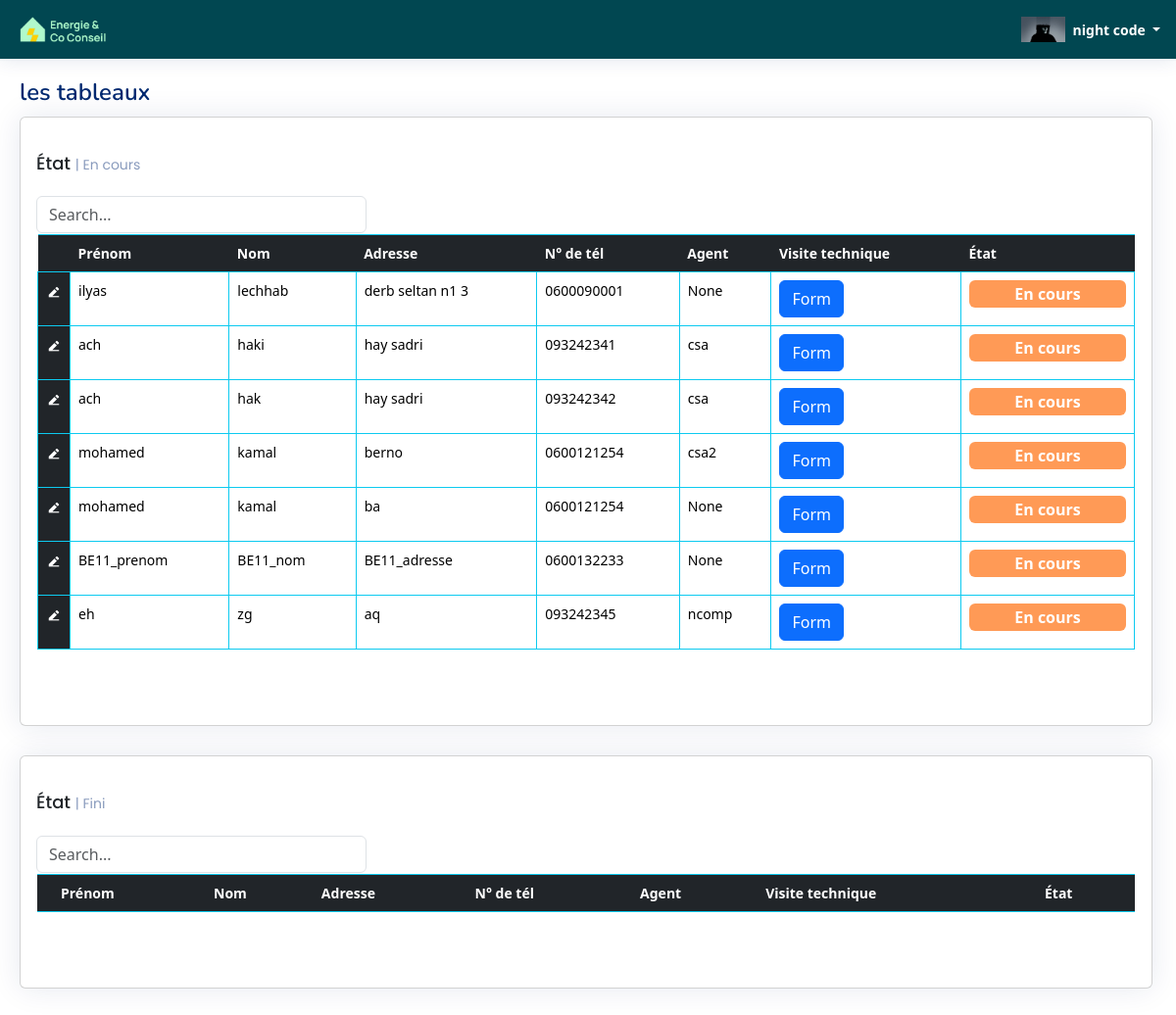
Page /VT/ (signed in) on the earlier database version.
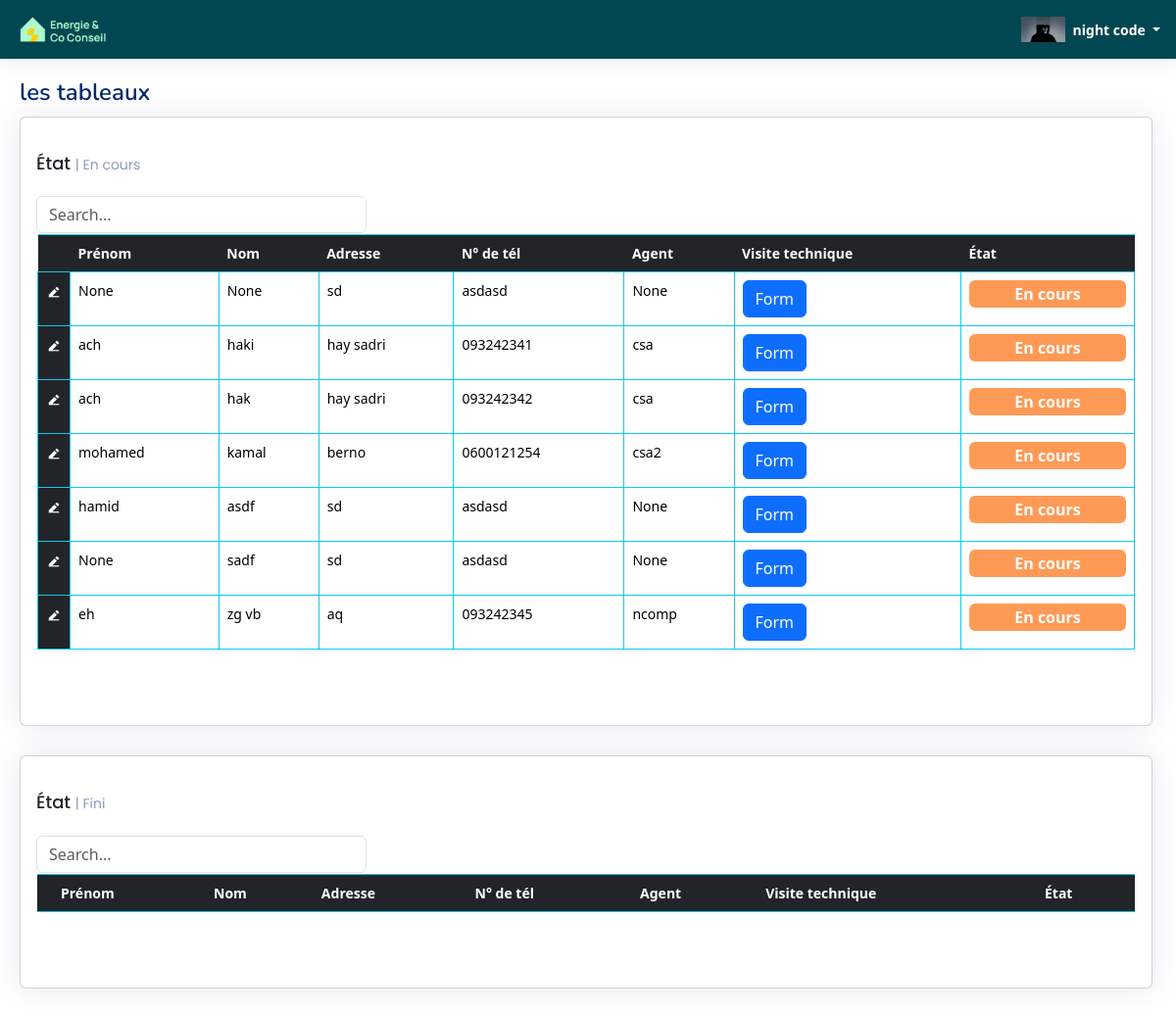
Same page on the later database version.
### ERapp/models.py (models this page shows, shortened)
class USER(AbstractBaseUser, PermissionsMixin):
    email = models.EmailField(unique=True)
    first_name = models.CharField(max_length=30, blank=True, null=True)
    last_name = models.CharField(max_length=30, blank=True, null=True)
    role = models.CharField(max_length=255, blank=True, null=True)
    agent = models.CharField(max_length=30, blank=True, null=True)
    num = models.CharField(max_length=30, blank=True, null=True)
    is_active = models.BooleanField(default=True)
    is_staff = models.BooleanField(default=False)
    is_superuser = models.BooleanField(default=False)
    profile_pic = models.ImageField(blank=True, upload_to='uploads/profilePic',default='uploads/default_user_avatar.png')
    date_joined = models.DateTimeField(default=timezone.now)
    last_login = models.DateTimeField(blank=True, null=True)
    user_id = models.CharField(max_length=255,blank=True, null=True)
    be = models.BooleanField(default=False)
    ai = models.BooleanField(default=False)
    com_name = models.CharField(max_length=255,blank=True, null=True)
    objects = CustomUserManager()
    USERNAME_FIELD = 'email'
    REQUIRED_FIELDS = ['first_name', 'last_name']

class TableData001(models.Model):
    cell_id = models.CharField(max_length=255,blank=True)
    firstname = models.CharField(max_length=255,blank=True)
    lastname = models.CharField(max_length=255,blank=True)
    address = models.CharField(max_length=255,blank=True)
    email = models.CharField(max_length=255,blank=True)
    num = models.CharField(max_length=255,blank=True)
    precaite = models.CharField(max_length=255,blank=True)
    vt = models.FileField(upload_to='uploads/files',blank=True)
    etat_vt = models.CharField(default="En cours",max_length=255,blank=True)
    etat = models.CharField(default="A realiser",max_length=255,blank=True)
    tp = models.CharField(max_length=255,blank=True)
    auditV1 = models.FileField(upload_to='uploads/files/%Y/%m/%d/',blank=True)
    auditV2 = models.FileField(upload_to='uploads/files/%Y/%m/%d/',blank=True)
    auditV3 = models.FileField(upload_to='uploads/files/%Y/%m/%d/',blank=True)
    cofrac = models.CharField(max_length=255,blank=True)
    paiement = models.BooleanField(default=False)
    auditeur = models.CharField(max_length=255,blank=True)
    agent= models.CharField(max_length=255,blank=True,null=True)
    bureau_d_etude = models.CharField(max_length=255,blank=True,null=True)
    be = models.BooleanField(default=False)
    ai = models.BooleanField(default=False)
    creation_time = models.DateTimeField(auto_now_add=True, blank = True)
    Envoye_time = models.DateTimeField(null=True, blank=True, default=None)
    Envoye_time_checker = models.BooleanField(default=False)
    fini_time = models.DateTimeField(null=True, blank=True, default=None)
    fini_time_checker = models.BooleanField(default=False)

### ERapp/views.py (the view)
# urls.py: path('VT/', VT_Page,name="VT"),
@login_required
def VT_Page(request):
    table_index=[{'index':1,'state':"En cours"},
                 {'index':2,'state':"Fini"}]
    data = TableData001.objects.all()
    return render(request, 'html/VTPage.html', { 'data': data,'table_index':table_index })

### ERapp/templates/html/VTPage.html (shortened to what this page needs)
{% load static %}
<!DOCTYPE html>
<html lang="fr">
<head>
  <link rel="stylesheet" href="https://cdnjs.cloudflare.com/ajax/libs/font-awesome/5.15.3/css/all.min.css">
  <link href="{% static 'css/style.css' %}" rel="stylesheet" type="text/css">
  <link href="{% static 'vendor/bootstrap/css/bootstrap.min.css' %}" rel="stylesheet">
  <link href="{% static 'vendor/bootstrap-icons/bootstrap-icons.css' %}" rel="stylesheet">
  <link href="{% static 'vendor/boxicons/css/boxicons.min.css' %}" rel="stylesheet">
  <link href="{% static 'vendor/quill/quill.snow.css' %}" rel="stylesheet">
  <link href="{% static 'vendor/quill/quill.bubble.css' %}" rel="stylesheet">
  <link href="{% static 'vendor/remixicon/remixicon.css' %}" rel="stylesheet">
  <link href="{% static 'vendor/simple-datatables/style.css' %}" rel="stylesheet">
</head>
<body >
  {% if user.is_authenticated and "VT" in user.role %}
  <header id="header" class="header fixed-top d-flex align-items-center">
    <div class="d-flex align-items-center justify-content-between logo_with_button" >
      <a href="{% url 'main_page' %}"  class="logo d-flex align-items-center">
        <img src="{% static 'image\logo.png' %}" alt="" >
      </a>
    </div>
    <nav class="header-nav ms-auto">
      <ul class="d-flex align-items-center">
        <li class="nav-item dropdown pe-3">
          <a class="nav-link nav-profile d-flex align-items-center pe-0" href="#" data-bs-toggle="dropdown">
            <img src="{{ user.profile_pic.url }}" alt="Image" width="45px">
            <span class="d-none d-md-block dropdown-toggle ps-2">{{ user.first_name }} {{ user.last_name }} </span>
          </a>
        </li>
      </ul>
    </nav>
  </header>
  <main id="main2" class="main">
    <div class="pagetitle">
      <h1>les tableaux</h1>
    </div>
    <section class="section dashboard" >
      <div class="row">
         {% for k  in table_index %}
          <div class="row">
            <div class="col-12">
              <div class="card recent-sales">
                <div class="card-body">
                  <h5 class="card-title">État <span>| {{k.state}}</span></h5>
                  <input class="form-control" type="text" id="filterInput_{{ k.index }}" placeholder="Search..." style="width:30%;min-width:100px;">
                  <div class="overflow-auto" style="padding:1px;">
                  <form method="post"  enctype="multipart/form-data">
                    <table class="table  table-hover  table-bordered  table-borderless border-info fixed-header-table" id="tableDATA_1" cellspacing="0" >
                        <thead class="table-dark border-info ">
                          <th style="width:10px;"></th>
                          <th>Prénom</th>
                          <th>Nom</th>
                          <th>Adresse</th>
                          <th>N° de tél</th>
                          <th>Agent</th>
                          <th>Visite technique</th>
                          <th style="width:100px;">État</th>
                        </thead>
                        <tbody id="myTable_{{k.index}}">
                          {% for item in data %}
                          {% if item.etat_vt == k.state %}
                            <tr>
                                <td class="fixed-column fixed-column-backcolor" ><button  class="button_table_data" type="button" id="table1_edit_col" name="" value="" onclick="my_Func_edit_VT_State_1('{{item.cell_id}}')"><i class="ri-edit-2-fill"></i></button></td>
                                <td class="td_p_cell2"><p>{{ item.firstname }}</p></td>
                                <td class="td_p_cell2"><p>{{ item.lastname }}</p></td>
                                <td class="td_p_cell2"><p>{{ item.address }}</p></td>
                                <td class="td_p_cell2"><p>{{ item.num }}</p></td>
                                <td class="td_p_cell2"><p>{{ item.agent }}</p></td>
                                <td class="td_input_files_cell" >
                                  <a href="{% url 'Kizeo_form_page' client_id=item.cell_id page_number='1' %}" class="btn btn-primary">Form</a>
                                </td>
                                <td class="badge-cell" data-state="badge">
                                    <span class="badge" data-badge="En cours">En cours</span>
                                </td>
                            </tr>
                            {% endif %}
                          {% endfor %}
                        </tbody>
                    </table>
                </form>
              </div>
                </div>
              </div>
            </div>
          </div>
          {% endfor %}
      </div>
    </section>
  </main>
  {% else %}
    <script>
      window.location.href = "{% url 'not_logged_in' %}";
    </script>
  {% endif %}
</body>
</html>

### ERapp/static/css/style.css (style rules this page uses)
#main2 { margin:80px 0px 0px 20px !important; }
.fixed-column { position:sticky; left: 0; z-index: 1; text-align: center; }
.fixed-column-backcolor { width:auto; --bs-table-color: #fff !important; --bs-table-bg: #212529 !important; --bs-table-border-color: #4d5154 !important; --bs-table-striped-bg: #2c3034 !important; --bs-table-striped-color: #fff !important; --bs-table-active-bg: #373b3e !important; --bs-table-active-color: #fff !important; --bs-table-hover-bg: #323539 !important; --bs-table-hover-color: #fff !important; color: var(--bs-table-color)!important; border-color: var(--bs-table-border-color)!important; --bs-border-opacity: 1; border-color: rgba(var(--bs-info-rgb), var(--bs-border-opacity)) !important; }
.fixed-column-backcolor .ri-edit-2-fill , .ri-add-circle-line { color:#fff !important; }
.card-body { height:auto; }
#tableDATA_1, #tableDATA_2, #tableDATA_3 , #tableDATA_4 , #tableDATA_5 , #tableDATA_6 , #tableDATA_7 , #tableDATA_8 , #tableDATA_9 { margin-bottom: 60px; }
#tableDATA_1 th, td, #tableDATA_2 th, td, #tableDATA_3 th, td, #tableDATA_4 th, td, #tableDATA_5 th, td, #tableDATA_6 th, td, #tableDATA_7 th, td, #tableDATA_8 th, td, #tableDATA_9 th, td { white-space: nowrap; }
#tableDATA_1 td, #tableDATA_2 td, #tableDATA_3 td, #tableDATA_4 td, #tableDATA_5 td, #tableDATA_6 td, #tableDATA_7 td, #tableDATA_8 td, #tableDATA_9 td { height:100%; }
tr .badge ,tr .badgefoot { width:160px; text-align:center; }
.badge ,.badgefoot,.badge2 { text-align:center; height:100%; max-width:160px; padding: 0; border-radius: 4px; cursor: pointer; }
.badge[data-badge="En cours"] , .badgefoot[data-badgefoot="En cours"], .badge-cell select option[value="En cours"] , .badge-cellfoot select option[value="En cours"] { font-size:medium; background-color: rgb(255, 154, 86); color: white; }
:root { scroll-behavior: smooth; }
.border_none, .input_table_data,.button_table_data,.style_none_border { border: none !important; }
.input_table_data,.button_table_data , .td_input_cell, .icoon_table_data ,.style_background_transparent { padding:1px; background: transparent !important; }
.td_p_cell2 { padding:1px; background: transparent; width:auto; }
.logo_with_button { width:100px; }
header { background-color: rgb(1, 71, 81)!important; }
.logo_with_button i,.header-nav .align-items-center .dropdown .dropdown-toggle { color: white!important; }
body { font-family: "Open Sans", sans-serif; background: #f6f9ff; color: #444444; }
a { color: #4154f1; text-decoration: none; }
h1, h2, h3, h4, h5, h6 { font-family: "Nunito", sans-serif; }
.pagetitle { margin-bottom: 10px; }
.pagetitle h1 { font-size: 24px; margin-bottom: 0; font-weight: 600; color: #012970; }
.card { margin-bottom: 30px; border: none; border-radius: 5px; box-shadow: 0px 0 30px rgba(1, 41, 112, 0.1); }
.card-title { padding: 20px 0 15px 0; font-size: 18px; font-weight: 500; color: #012970; font-family: "Poppins", sans-serif; }
.card-title span { color: #899bbd; font-size: 14px; font-weight: 400; }
.card-body { padding: 0 20px 20px 20px; }
.logo { line-height: 1; }
@media (min-width: 1200px) { .logo { width: 280px; } }
.logo img { max-height: 26px; margin-right: 6px; }
.header { transition: all 0.5s; z-index: 997; height: 60px; box-shadow: 0px 2px 20px rgba(1, 41, 112, 0.1); background-color: #fff; padding-left: 20px; }
.header-nav ul { list-style: none; }
.header-nav>ul { margin: 0; padding: 0; }
.header-nav .nav-profile { color: #012970; }
.header-nav .nav-profile img { max-height: 36px; }
.header-nav .nav-profile span { font-size: 14px; font-weight: 600; }
.dashboard .recent-sales { font-size: 14px; }
.dashboard .recent-sales .table thead { background: #f6f6fe; }
.dashboard .recent-sales .table thead th { border: 0; }

Differences in the rows shown:
changed TableData001 (number 1 of 7 on the later page): firstname "ilyas" → "None"; lastname "lechhab" → "None"; address "derb seltan n1 3" → "sd"; num "0600090001" → "asdasd"
changed TableData001: firstname "mohamed" → "hamid"; lastname "kamal" → "asdf"; address "ba" → "sd"; num "0600121254" → "asdasd"
changed TableData001: firstname "BE11_prenom" → "None"; lastname "BE11_nom" → "sadf"; address "BE11_adresse" → "sd"; num "0600132233" → "asdasd"
changed TableData001 "eh": lastname "zg" → "zg vb"
